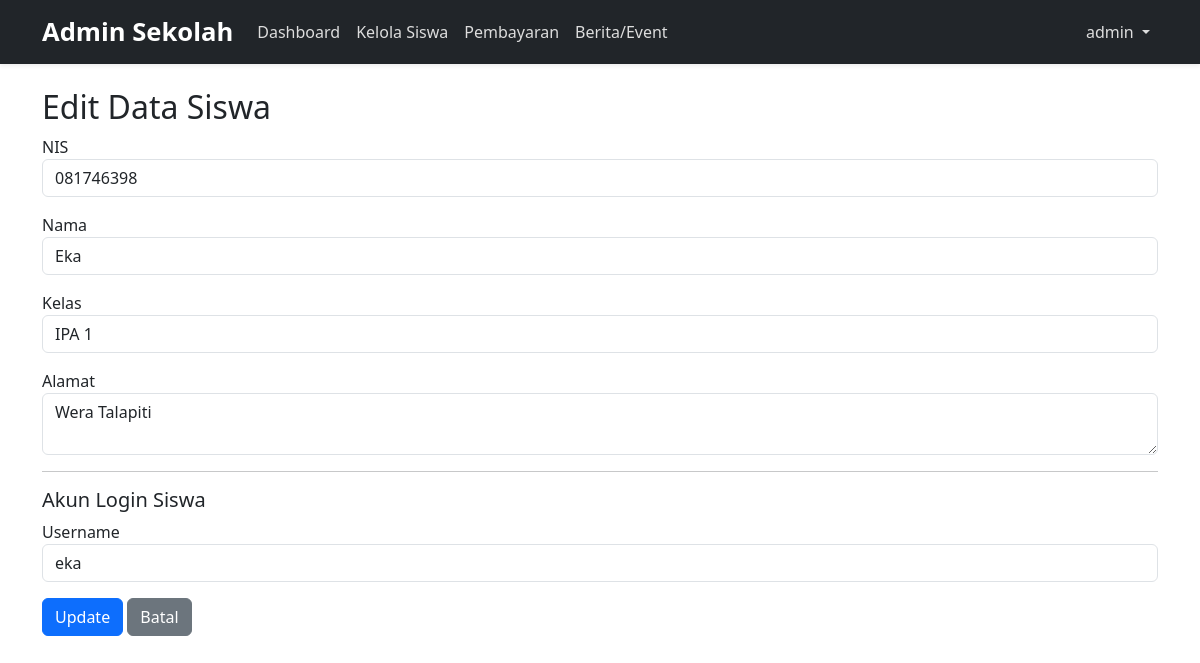
Screenshot of /admin/edit_siswa.php?id=6 (signed in) with the database file from the repository.
### tables this page shows
CREATE TABLE `siswa` (
  `id` int(11) NOT NULL,
  `user_id` int(11) NOT NULL,
  `nis` varchar(20) NOT NULL,
  `nama` varchar(100) NOT NULL,
  `kelas` varchar(50) NOT NULL,
  `alamat` text DEFAULT NULL
);

CREATE TABLE `users` (
  `id` int(11) NOT NULL,
  `username` varchar(50) NOT NULL,
  `password` varchar(255) NOT NULL,
  `role` enum('admin','siswa') NOT NULL
);

### admin/edit_siswa.php (the view, shortened to what this page needs)
<?php
require_once '../db.php';
$id = $_GET['id'];
$query = "SELECT s.*, u.username FROM siswa s JOIN users u ON s.user_id = u.id WHERE s.id = ?";
$stmt = $conn->prepare($query);
$stmt->bind_param("i", $id);
$stmt->execute();
$result = $stmt->get_result();
$siswa = $result->fetch_assoc();
function isActive($file) {
  return basename($_SERVER['PHP_SELF']) === $file ? 'active' : '';
}
?>
<!DOCTYPE html>
<html lang="id">
<head>
  <link href="https://cdn.jsdelivr.net/npm/bootstrap@5.3.0/dist/css/bootstrap.min.css" rel="stylesheet">
</head>
<body>
<nav class="navbar navbar-expand-lg navbar-dark bg-dark shadow-sm">
  <div class="container">
    <a class="navbar-brand" href="dashboard.php">Admin Sekolah</a>
    <div class="collapse navbar-collapse" id="navbarAdmin">
      <ul class="navbar-nav me-auto mb-2 mb-lg-0">
        <li class="nav-item"><a class="nav-link <?= isActive('dashboard.php') ?>" href="dashboard.php">Dashboard</a></li>
        <li class="nav-item"><a class="nav-link <?= isActive('kelola_siswa.php') ?>" href="kelola_siswa.php">Kelola Siswa</a></li>
        <li class="nav-item"><a class="nav-link <?= isActive('verifikasi_pembayaran.php') ?>" href="verifikasi_pembayaran.php">Pembayaran</a></li>
        <li class="nav-item"><a class="nav-link <?= isActive('kelola_berita.php') ?>" href="kelola_berita.php">Berita/Event</a></li>
      </ul>
      <ul class="navbar-nav ms-auto">
        <li class="nav-item dropdown">
          <a class="nav-link dropdown-toggle" href="#" id="adminDropdown" role="button" data-bs-toggle="dropdown" aria-expanded="false">
            <?= htmlspecialchars($_SESSION['user']['username']) ?>
          </a>
        </li>
      </ul>
    </div>
  </div>
</nav>
<div class="container mt-4">
  <h2>Edit Data Siswa</h2>
  <form method="POST">
    <div class="mb-3">
      <label>NIS</label>
      <input type="text" name="nis" class="form-control" value="<?= htmlspecialchars($siswa['nis']) ?>" required>
    </div>
    <div class="mb-3">
      <label>Nama</label>
      <input type="text" name="nama" class="form-control" value="<?= htmlspecialchars($siswa['nama']) ?>" required>
    </div>
    <div class="mb-3">
      <label>Kelas</label>
      <input type="text" name="kelas" class="form-control" value="<?= htmlspecialchars($siswa['kelas']) ?>" required>
    </div>
    <div class="mb-3">
      <label>Alamat</label>
      <textarea name="alamat" class="form-control" required><?= htmlspecialchars($siswa['alamat']) ?></textarea>
    </div>
    <hr>
    <h5>Akun Login Siswa</h5>
    <div class="mb-3">
      <label>Username</label>
      <input type="text" name="username" class="form-control" value="<?= htmlspecialchars($siswa['username']) ?>" required>
    </div>
    <button type="submit" class="btn btn-primary">Update</button>
    <a href="kelola_siswa.php" class="btn btn-secondary">Batal</a>
  </form>
</div>
</body>
</html>

### admin/edit_siswa.php (style rules this page uses)
.navbar-brand { font-weight: bold; font-size: 1.6rem; color: #fff; }
.nav-link { color: #ddd; }

### rows the page displays
siswa: nis "081746398", nama "Eka", kelas "IPA 1", alamat "Wera Talapiti", username "eka"

### other values shown
$_SESSION['user']['username'] "admin"
